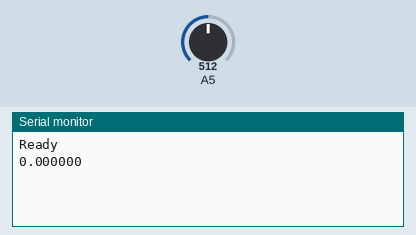
Recording of a sketch running on a simulated Arduino Uno, built with avr-gcc and run on an emulated ATmega328P. Parts: the last lines printed to the serial monitor. The test bench sets the inputs (shaded band); at power-on: A5 = 512.

Above: at 1.2 s.
1.3 s: A5 set to 716
At 2.3 s:
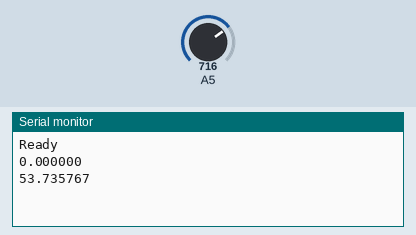
2.8 s: A5 set to 900
At 4.0 s:
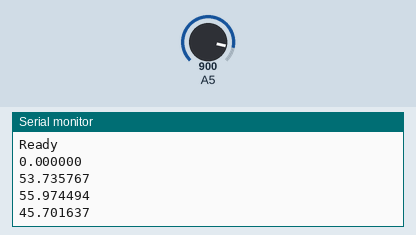
Timing chart, 0 to 5.8 s (numbered marks = the images above; inputs shaded):
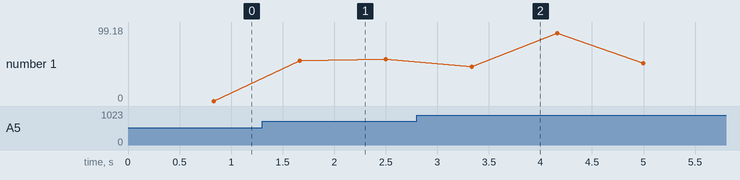

The sketch:

InterruptsAndFFT.ino
```cpp
// (licence header left out)
#include "arduinoFFT.h"

arduinoFFT FFT = arduinoFFT(); /* Create FFT object */
/*
These values can be changed in order to evaluate the functions
*/
const uint16_t samples = 128; //This value MUST ALWAYS be a power of 2
double samplingFrequency = 200;
/*
These are the input and output vectors
Input vectors receive computed results from FFT
*/
double vReal[samples];
double vImag[samples];

#define SCL_INDEX 0x00
#define SCL_TIME 0x01
#define SCL_FREQUENCY 0x02

#define Theta 6.2831 //2*Pi

void setup()
{
  while (!Serial);
  Serial.begin(115200);
  Serial.println("Ready");
}

void loop()
{
  for (uint8_t i = 0; i < samples; i++)
  {
    vReal[i] = int16_t(analogRead(A5));
    delay(5);
  }
//  Serial.println("Data:");
//  PrintVector(vReal, samples, SCL_TIME);
  FFT.Windowing(vReal, samples, FFT_WIN_TYP_HAMMING, FFT_FORWARD);  /* Weigh data */
//  Serial.println("Weighed data:");
//  PrintVector(vReal, samples, SCL_TIME);
  FFT.Compute(vReal, vImag, samples, FFT_FORWARD); /* Compute FFT */
//  Serial.println("Computed Real values:");
//  PrintVector(vReal, samples, SCL_INDEX);
//  Serial.println("Computed Imaginary values:");
//  PrintVector(vImag, samples, SCL_INDEX);
  FFT.ComplexToMagnitude(vReal, vImag, samples); /* Compute magnitudes */
//  Serial.println("Computed magnitudes:");
//  PrintVector(vReal, (samples >> 1), SCL_FREQUENCY);
  double x = FFT.MajorPeak(vReal, samples, samplingFrequency);
  Serial.println(x, 6);
  //while(1); /* Run Once */
  // delay(2000); /* Repeat after delay */
}

void PrintVector(double *vData, uint8_t bufferSize, uint8_t scaleType)
{
  for (uint16_t i = 0; i < bufferSize; i++)
  {
    double abscissa;
    /* Print abscissa value */
    switch (scaleType)
    {
      case SCL_INDEX:
        abscissa = (i * 1.0);
  break;
      case SCL_TIME:
        abscissa = ((i * 1.0) / samplingFrequency);
  break;
      case SCL_FREQUENCY:
        abscissa = ((i * 1.0 * samplingFrequency) / samples);
  break;
    }
    Serial.print(abscissa, 6);
    Serial.print(" ");
    Serial.print(vData[i], 4);
    Serial.println();
  }
  Serial.println();
}
```

Measured:
- after the input at 1.3 s, the serial monitor: prints a new line after 0.37 s (image 1)
- after the input at 2.8 s, the serial monitor: prints a new line after 0.53 s (image 2)
- plotted number 1: 0 → 55.97 after the input at 1.3 s, 55.97 → 1.76 after the input at 2.8 s
